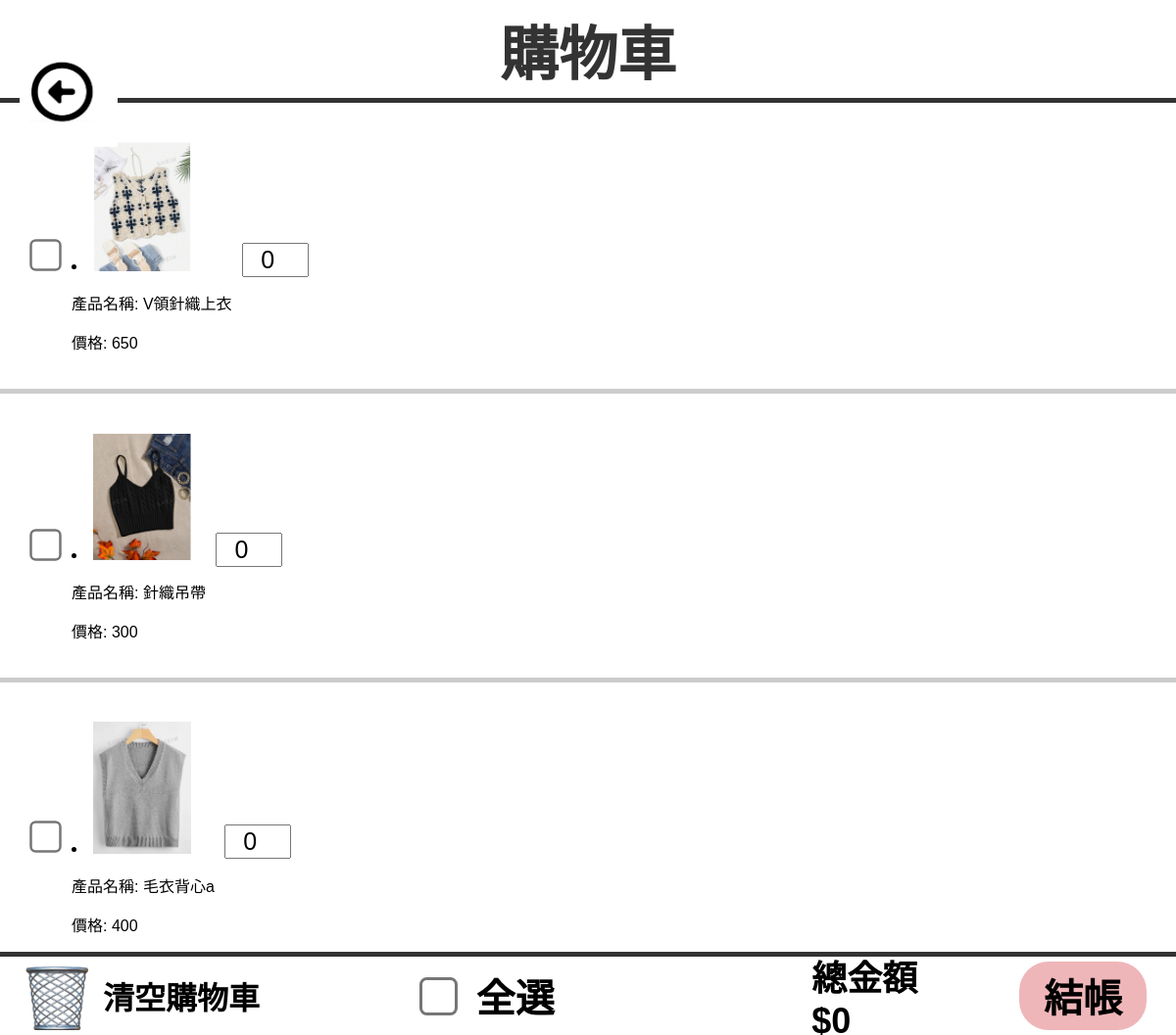
Screenshot of /shopcar/ (signed in) with the database file from the repository.
### mysite/models.py (models this page shows, shortened)
class shoppingCart(models.Model):
    member_id = models.ForeignKey(Member, on_delete=models.CASCADE)#on_delete=models.CASCADE 就是檢查參照完整性
    product_id = models.ForeignKey(Product,on_delete=models.CASCADE)
    orderQua = models.CharField(max_length=10,default=0)

class Product(models.Model):
    name = models.CharField(max_length=100)
    image = models.ImageField(upload_to='product_images/', default='default.jpg')  # 定義默認值
    price = models.CharField(max_length=20,default='0')
    color = models.CharField(max_length=20,default='商品顏色')
    description = models.TextField()
    quantity = models.IntegerField(default=0)
    category = models.CharField(max_length=10,default="man")

### mysite/views.py (the view)
# urls.py: path('shopcar/',mv.shopcar,name="shopcar"),
def shopcar(request):
    member_id = request.user.id
    if member_id:
        cart_items = shoppingCart.objects.filter(member_id_id=member_id)
        return render(request, 'shopcar.html', {'cart_items': cart_items})
    else:
        return redirect('login')

### templates/shopcar.html (shortened to what this page needs)
{% load static %}
<!DOCTYPE html>
<html lang="en">
<head>
    <link rel="stylesheet" href="{% static 'css/shopcar.css' %}">
</head>
<body>
    <div class="top">
        <a href="{% url 'home' %}">
        <img class="back" src="{% static 'images/back.png' %}" alt="">
        </a>
        <p id="tt">購物車</p>
    </div>
    {% for item in cart_items %}
    <div class="product">
        <div class="pro1">
            <tr>
                <input class="check" type="checkbox" name="item1"  onchange="calculateTotal(); checkAllSelected()">
            <li>
                <img src="{{ item.product_id.image.url }}" alt="{{ item.product_id.name }}" style="width: 100px; height: auto;">
                <p>產品名稱: {{ item.product_id.name }}</p>
                <p>價格: {{ item.product_id.price }}</p>
            </li>
                    <div class="quantity-container">
                        <input type="number" class="quantity" id="quantity1" name="quantity1" min="0" max="100" value="0" onchange="calculateTotal()">
                    </div>
                </div>
                {% endfor %}
        </div>
        <div class="bottom">
            <div class="trash-b" onclick="resetCart()">
                <img class="trash" src="{% static 'images/trash.png' %}" alt="">
                <p id="trash-t">清空購物車</p>
            </div>
            <div class="all-b">
                <input id="check-all" type="checkbox" name="itemAll" onclick="toggleAll(this)">
                <p id="all-t">全選</p>
            </div>
            <div class="tot-b">
                <p id="tot-t">總金額$0</p>
                <a href="{% url 'pay' %}">
                <button type="button" id="tot-bu">結帳</button>
                </a>
            </div>
        </div>
    </div>
</body>
</html>

### static/css/shopcar.css (style rules this page uses)
body { font-family: Arial, sans-serif; background-color: #f9f9f9; margin: 0; padding: 0; }
.top { width: 100%; height: 100px; display: flex; align-items: center; justify-content: center; position: relative; border-bottom: 5px solid #333; background-color: #fff; }
.back { width: 100px; height: 100px; position: absolute; left: 20px; cursor: pointer; }
#tt { font-size: 60px; font-weight: bolder; color: #333; }
.product { width: 100%; padding: 20px 0; background-color: #fff; }
.pro1 { display: flex; align-items: center; border-bottom: 5px solid #ccc; padding: 20px; }
.check { transform: scale(2.5); margin-right: 20px; margin-left: 20px; }
.quantity-container { display: flex; align-items: center; margin-top: 10px; }
.quantity-container input { width: 60px; text-align: center; margin: 0 10px; font-size: 25px; }
.bottom { width: 100%; height: 80px; display: flex; align-items: center; border-top: 5px solid #333; position: fixed; bottom: 0; left: 0; background-color: white; padding: 0 20px; }
.trash-b { display: flex; align-items: center; cursor: pointer; flex: 1; }
.trash-b img { width: 70px; height: 70px; }
#trash-t { font-size: 32px; font-weight: bold; margin-left: 15px; }
.all-b { display: flex; align-items: center; margin-left: 25px; flex: 1; }
#check-all { transform: scale(3); margin-right: 32px; }
#all-t { font-size: 40px; font-weight: bold; }
.tot-b { display: flex; align-items: center; flex: 1; justify-content: flex-end; }
#tot-t { font-size: 36px; font-weight: bold; margin-right: 80px; }
#tot-bu { width: 130px; height: 70px; font-size: 40px; margin-right: 50px; background-color: rgb(239, 182, 185); border: none; border-radius: 30px; font-weight: bold; cursor: pointer; }

### rows the page displays
shoppingCart: product_id.image (picture), product_id.name "V領針織上衣", product_id.price "650"
shoppingCart: product_id.image (picture), product_id.name "針織吊帶", product_id.price "300"
shoppingCart: product_id.image (picture), product_id.name "毛衣背心a", product_id.price "400"
